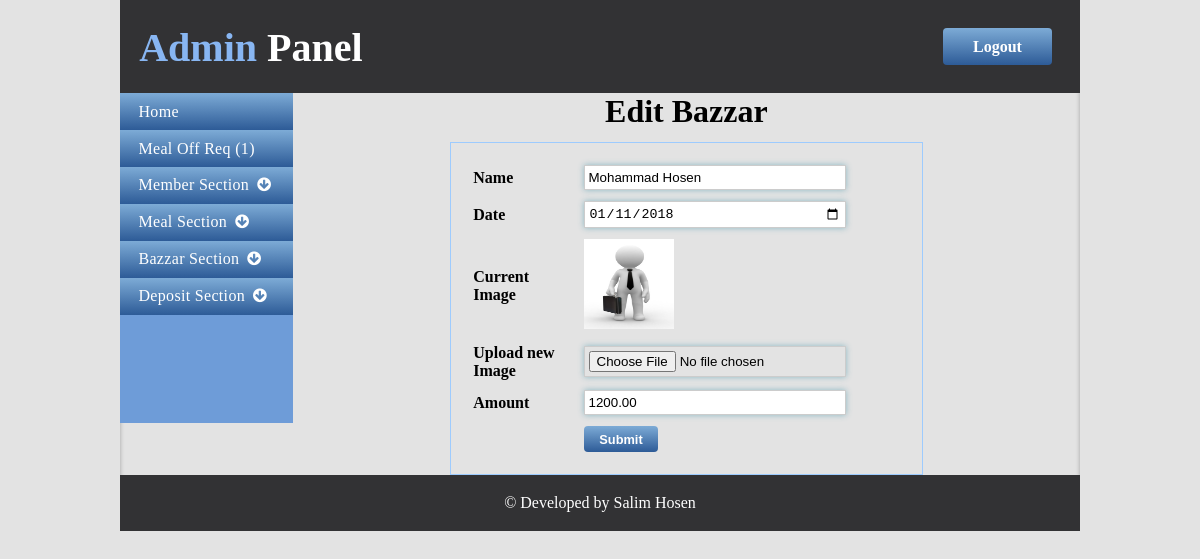
The page /admin/editBaz.php?bEditId=3 (signed in) on the database its author committed.
### tables this page shows
CREATE TABLE `tbl_bazar` (
  `bazId` int(11) NOT NULL,
  `bName` varchar(255) DEFAULT NULL,
  `bDate` varchar(255) DEFAULT NULL,
  `image` varchar(255) DEFAULT NULL,
  `amount` float(10,2) DEFAULT NULL
);

### admin/classes/Bazzar.php (called while the page is built, shortened)
<?php
	class Bazzar{
		private $db;
		public function __construct(){
			$this->db = new Database();
		}
		public function getBazbyId($bEditId){
			$query = "select * from tbl_bazar where bazId = '$bEditId' limit 1";
			$res = $this->db->select($query);
			if($res){
				return $res;
			}else{
				return false;
			}
		}
	}
?>

### admin/lib/Database.php (called while the page is built, shortened)
<?php
	class Database{
		private $db_user = DB_USER;
		private $db_name = DB_NAME;
		private $db_pass = DB_PASS;
		private $db_host = DB_HOST;
		public $link;
		public function dbCon(){
			$this->link = new mysqli($this->db_host,$this->db_user,$this->db_pass,$this->db_name);
		}
		public function select($query){
			$res = $this->link->query($query)or die("Connection Fail".$this->link->error.__LINE__);
			if(mysqli_num_rows($res)>0){
				return $res;
			}else{
				return false;
			}
		}
	}
?>

### admin/editBaz.php (the view, shortened to what this page needs)
<?php include "inc/header.php";?>
				<section>
					<?php include "inc/sidebar.php";?>
					<article>
					<?php
						if(isset($_GET['bEditId'])){
							$bEditId = $_GET['bEditId'];
						}
					?>
						<h2>Edit Bazzar</h2>
						<form action="" method="post" enctype="multipart/form-data">
							<table class="baz">
							<?php
								$edRes = $baz->getBazbyId($bEditId);
								if($edRes){
									while($vlu = $edRes->fetch_assoc()){
							?>
								<tr>
									<td>Name</td>
									<td><input autofocus type="text" name="name" value="<?php echo $vlu['bName'];?>"/></td>
								</tr>
								<tr>
									<td>Date</td>
									<td><input type="date" min="2018-01-01" value="<?php echo $vlu['bDate'];?>" name="date"/></td>
								</tr>
								<tr>
									<td>Current Image</td>
									<td><img width="90" height="90" src="uploads/<?php echo $vlu['image'];?>" alt="image"/></td>
								</tr>
								<tr>
									<td>Upload new Image</td>
									<td><input type="file" name="img"/></td>
								</tr>
								<tr>
									<td>Amount</td>
									<td><input value="<?php echo $vlu['amount'];?>" type="text" name="amount"/></td>
								</tr>
								<tr>
									<td></td>
									<td><input type="submit" name="edit" value="Submit"/></td>
								</tr>
								<?php
									}
								}
								?>
							</table>
						</form>
					</article>
				</section>
				<?php include "inc/footer.php";?>

### css/style.css (style rules this page uses)
* { margin: 0; padding: 0; }
body,html { margin: 0; padding: 0; width: 100%; min-height: 100%; font-size: 1em; }
input[type='submit'] { cursor: pointer; }
header, section, article, footer { display: block; overflow: hidden; }
article h2 { text-align: center; padding-bottom: 1.5%; font-size: 2em; }
input[type="text"],input[type="password"] { width: 99%; padding: 4px; display: block; border: 1px solid #ccc; }
input[type='submit'] { background: #FF1493; border: none; display: block; padding: 3% 8%; font-size: 0.9em; font-weight: bold; color: #fff; border-radius: 4px; }
table { width: 100%; }
input[type="date"],select { display: block; float: left; width: 40%; margin-right: 5%; padding: 1.5%; }

### admin/css/adcss.css (style rules this page uses)
body { background: #e3e3e3; }
input[type='password'],input[type="text"], input[type="date"],input[type='file'],select { box-shadow: 0px 0px 6px #8CB8C4; display: block; padding: 4px; border: 1px solid #ccc; width: 80%; }
.loghead h2,input[type='submit'] { background: -moz-linear-gradient(top,#5A5A5C,#1D1D1D); background: -webkit-linear-gradient(top,#5A5A5C,#1D1D1D); background: -o-linear-gradient(top,#5A5A5C,#1D1D1D); }
.login a,.menu ul li,input[type='submit'] { background: -moz-linear-gradient(top,#7DABD6,#2D5B97); background: -webkit-linear-gradient(top,#7DABD6,#2D5B97); background: -o-linear-gradient(top,#7DABD6,#2D5B97); }
section { width: 100%; }
article { width: 82%; float: left; }
.dep td:first-child,.baz td:first-child { width: 25%; font-weight: bold; }
.dep input[type='submit'],.baz input[type='submit'] { padding: 1.7% 5%; font-size: 0.8em; }
.baz { width: 60%; margin: 0px auto; padding: 2%; border: 1px solid #9DCBFE; }
.baz td { padding: 1%; }

### rows shown on the page
tbl_bazar: name "Mohammad Hosen", date "01/11/2018", image (picture), amount "1200.00"
